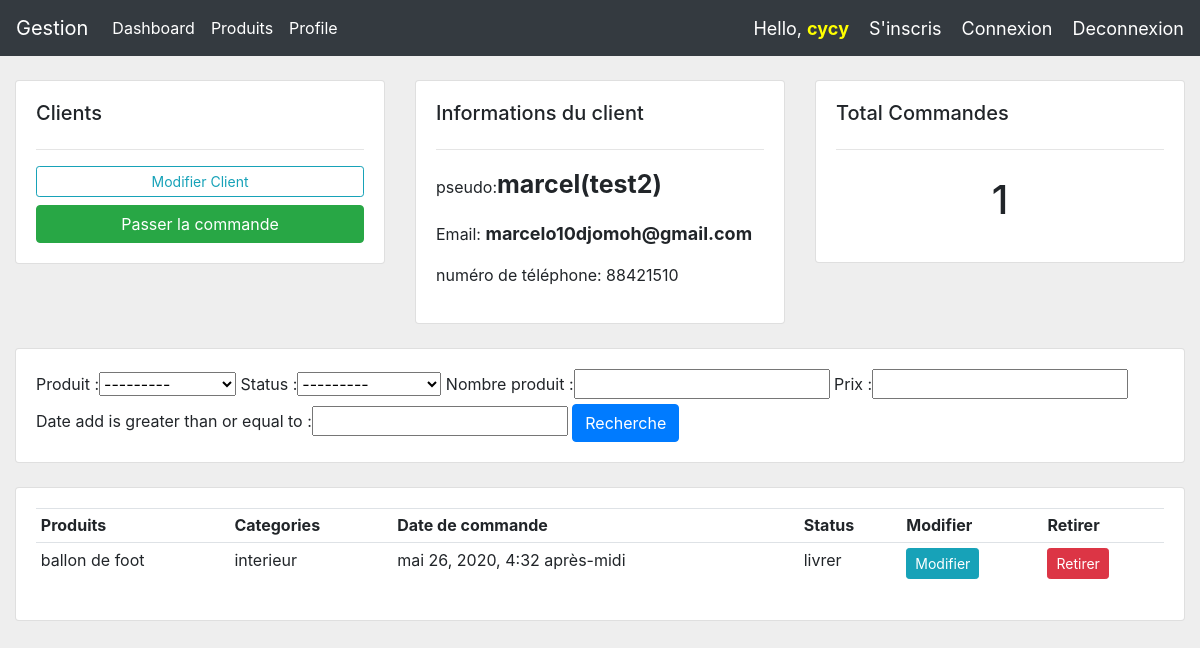
The page /client/15/ (signed in) on the database its author committed.
### compte/models.py (models this page shows, shortened)
class Client(models.Model):
    user      = models.OneToOneField(User, null=True, blank="True", on_delete=models.CASCADE)
    nom       = models.CharField(max_length=200)
    telephone = models.CharField(max_length=200)
    email     = models.EmailField(max_length=200)
    date_add  = models.DateTimeField(auto_now_add=True)
    myprofile = models.ImageField(default="profil.png", null=True, blank=True)

class Commande(models.Model):
    Status =(
       ( 'en attente' , 'en attente'),
       ( 'livrer','livrer'),
       ( 'commande total' ,'commande total'),
    )
    client   = models.ForeignKey(Client, on_delete = models.CASCADE)
    produit  = models.ForeignKey(Produit, on_delete = models.CASCADE)
    status   = models.CharField(max_length=200, null=True, choices = Status)
    date_add = models.DateTimeField(auto_now_add=True)
    nombre_produit = models.FloatField(null =True)
    prix = models.FloatField(null =True)

class Produit(models.Model):
    CATEGORIE =(
       ( 'interieur' , 'interieur'),
       ( 'exterieur' , 'exterieur'),
    )
    nom = models.CharField(max_length=200)
    prix = models.FloatField(null =True)
    description = models.CharField(max_length=200)
    categorie = models.CharField(max_length=200,choices=CATEGORIE)
    tags      = models.ManyToManyField(Tag,related_name="tag")
    date_add  = models.DateTimeField(auto_now_add=True)
    def __str__(self):
        return self.nom

### compte/views.py (the view)
# urls.py: path("client/<str:pk>/", views.client,name="client"),
@login_required(login_url = 'login')
@allowed_users(allowed_roles=["admin"])
def client(request, pk):
    client = Client.objects.get(id=pk)
    commandes = client.commande_set.all()
    total_commande = commandes.count()
    myfilter = CommandeFilter(request.GET, queryset=commandes)
    commandes = myfilter.qs
    datas = {
        'client':client,
        'commandes':commandes,
        'total_commande':total_commande,
        'myfilter':myfilter,
    }
    return render(request,'compte/client.html',datas)

### templates/compte/client.html (shortened to what this page needs)
{% extends 'compte/base.html'%}
{% block content%}
<br>
<div class="row">
	<div class="col-md">
		<div class="card card-body">
			<h5>Clients</h5>
			<hr>
			<a class="btn btn-outline-info  btn-sm btn-block" href="">Modifier Client</a>
			<a class="btn btn-success  btn-md btn-block" href="{% url 'cree_commande' client.id %}">Passer la commande</a>
		</div>
	</div>
	<div class="col-md">
		<div class="card card-body">
			<h5>Informations du client</h5>
			<hr>
			<p>pseudo:<strong style="font-size: 25px;">{{client.nom}}</strong></p>
			<p>Email: <strong style="font-size: 18px;">{{client.email}}</strong></p>
			<p>numéro de téléphone: {{client.telephone}} </p>
		</div>
	</div>
	<div class="col-md">
		<div class="card card-body">
			<h5>Total Commandes</h5>
			<hr>
			<h1 style="text-align: center;padding: 10px">{{total_commande}}</h1>
		</div>
	</div>
</div>
<br>
<div class="row">
	<div class="col">
		<div class="card card-body">
			<form method="get">
				{{myfilter.form}}
			<button class="btn btn-primary" type="submit">Recherche</button>
		  </form>
		</div>
	</div>
</div>
<br>
<div class="row">
	<div class="col-md">
		<div class="card card-body">
			<table class="table table-sm">
				<tr>
					<th>Produits</th>
					<th>Categories</th>
					<th>Date de commande</th>
					<th>Status</th>
					<th>Modifier</th>
					<th>Retirer</th>
				</tr>
				{% for com in commandes %}
				<tr>
					<td>{{com.produit}}</td>
					<td>{{com.produit.categorie}}</td>
					<td>{{com.date_add}}</td>
					<td>{{com.status}}</td>
					<td><a class="btn btn-sm btn-info" href="{% url 'modifier_commande' com.id%}">Modifier</a></td>
					<td><a class="btn btn-sm btn-danger" href="{% url 'supprimer_commande' com.id %}">Retirer</a></td>
				</tr>
				{% endfor %}
			</table>
		</div>
	</div>
</div>
{% endblock content%}

### templates/compte/menu.html (shortened to what this page needs)
{% load static %}
    <nav class="navbar navbar-expand-lg navbar-dark bg-dark">
        <a class="navbar-brand" href="{% url 'home' %}">Gestion</a>
        <div class="collapse navbar-collapse" id="navbarSupportedContent">
          <ul class="navbar-nav mr-auto">
            <li class="nav-item active">
              <a class="nav-link" href="{% url 'home'%}">Dashboard</a>
            </li>
            <li class="nav-item active">
              <a class="nav-link" href="{% url 'produit'%}">Produits</a>
            </li>
            <li class="nav-item active">
              <a class="nav-link" href="{% url 'profile'%}">Profile</a>
            </li>
        </div>
        <span class="mgs-hello">Hello, <strong class="user">{{request.user}}</strong></span>
        <span  class="hello"><a href="{% url 'register_client' %}"> S'inscris</a></span>
        <span  class="hello"><a href="{% url 'login_client' %}"> Connexion</a></span>
        <span  class="hello"><a href="{% url 'login_client' %}"> Deconnexion</a></span>
      </nav>

### static/style.css (style rules this page uses)
body { background-color: #eee; }

### templates/compte/menu.html (style rules this page uses)
.mgs-hello { color:#fff; font-size:18px; }
.user { color:yellow; }
.hello a { text-decoration: none; color:#fff; margin-left:20px; font-size:18px; }

### rows shown on the page
Client: nom "marcel(test2)", email "marcelo10djomoh@gmail.com", telephone "88421510"
Commande: produit "ballon de foot", produit.categorie "interieur", date_add "mai 26, 2020, 4:32 après-midi", status "livrer"

### other values the page prints
{{ request.user }} "cycy"
{{ total_commande }} "1"
